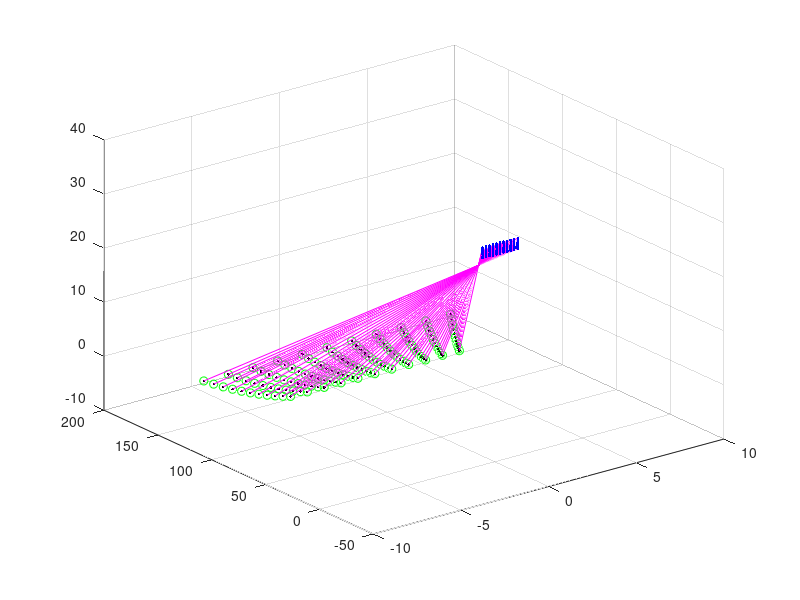

MATLAB code to generate this figure:
clc;
clear all;
close all;


x = ones(11, 1) * (-1:0.2:1);
y = -5*ones(11, 11);
z = (31:-0.2:29)' * ones(1, 11);
plot3(x, y, z, 'b.')

grid on

% pixel_distance = 5.6 * 10^-6;
f = [0 15 25];


temp_distance = exp(4.8:0.3/10:5.1)' * (ones(1, 11));


t1 = sqrt(temp_distance.^2./((f(1,1) - x).^2 + (f(1,2) - y).^2 + (f(1,3) - z).^2));

pj_x = x + t1 .* (f(1,1)*ones(11,11) - x);
pj_y = y + t1 .* (f(1,2)*ones(11,11) - y);
pj_z = z + t1 .* (f(1,3)*ones(11,11) - z);

hold on;
plot3(pj_x, pj_y, pj_z, 'k.')
hold on;
plot3(pj_x, pj_y, pj_z, 'go')

for i = 1:11
    for j = 1:11
        p = [x(i,j) y(i,j) z(i,j); pj_x(i, j) pj_y(i, j) pj_z(i, j)];
        hold on;
        plot3(p(:, 1), p(:, 2), p(:, 3), 'm-');
    end
end

% axis([-50 100 -50 150 -5 40])